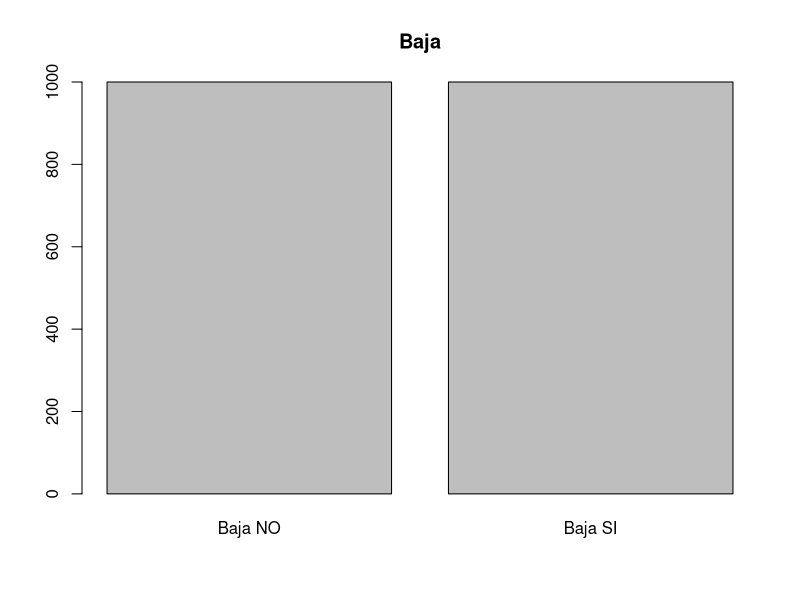
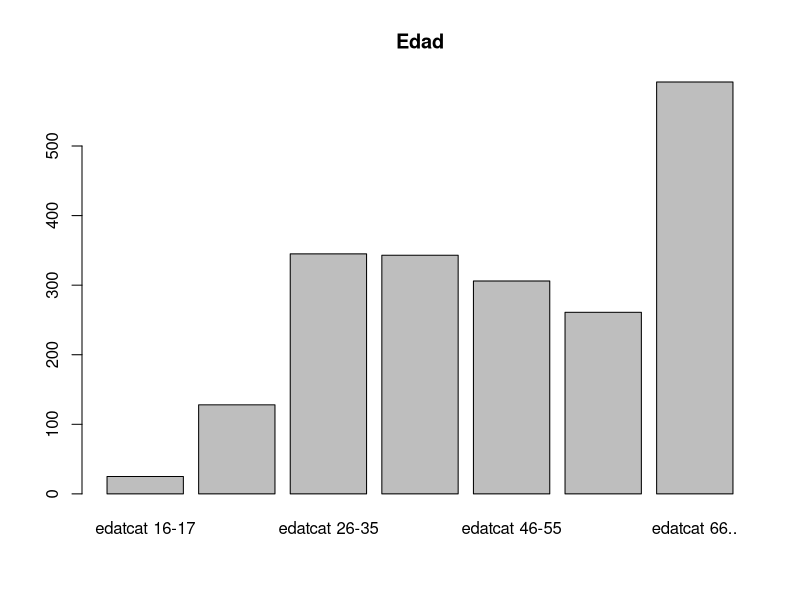
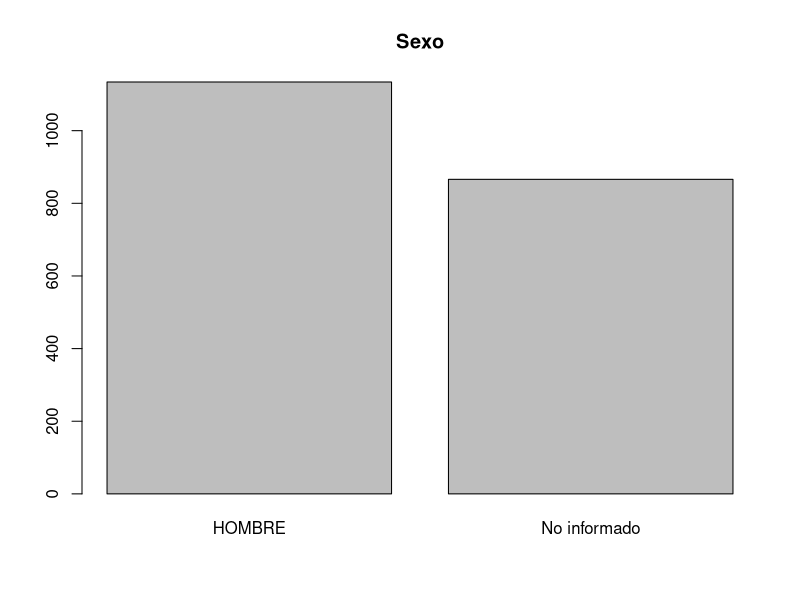
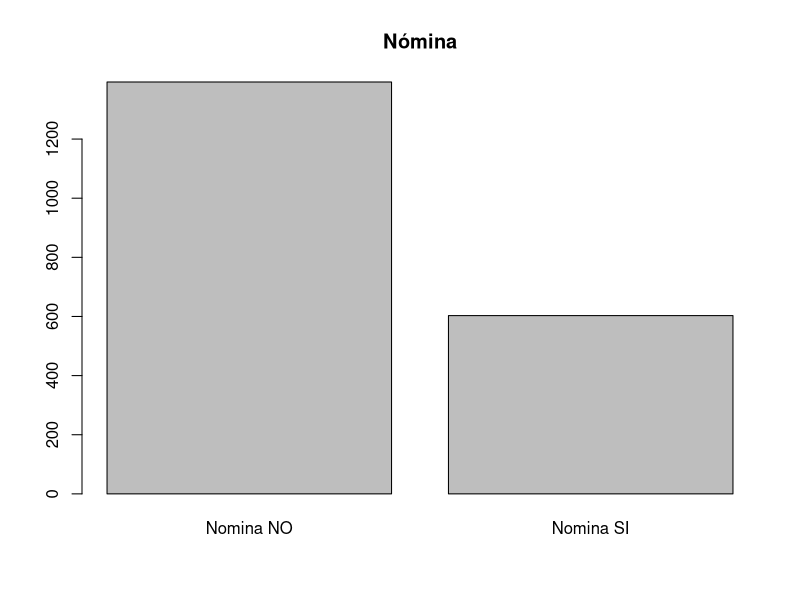
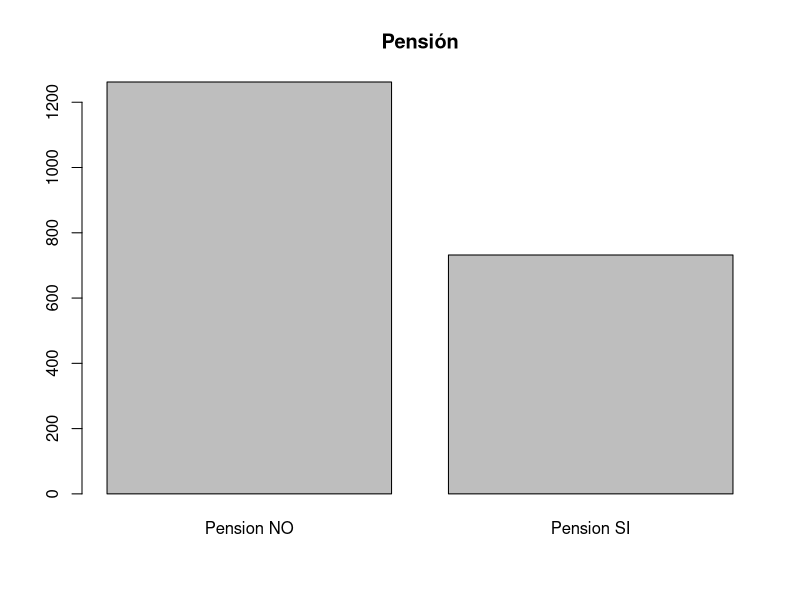
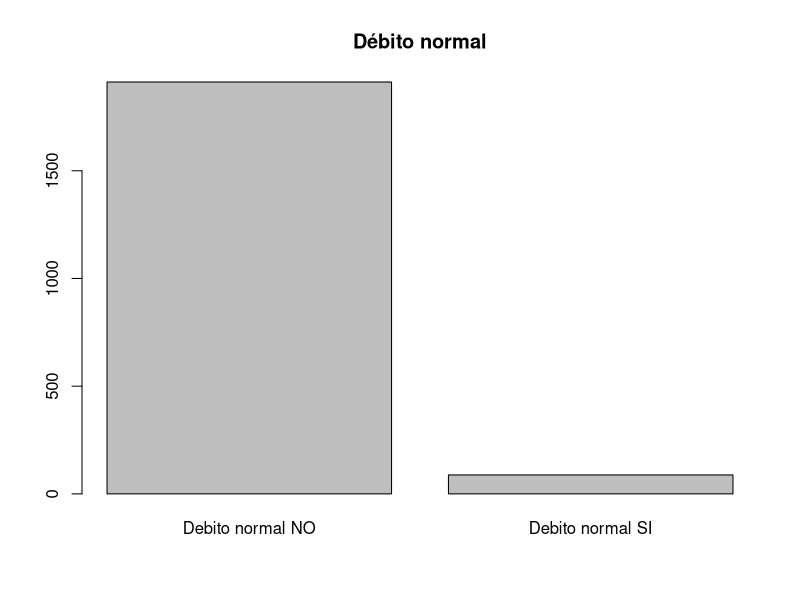
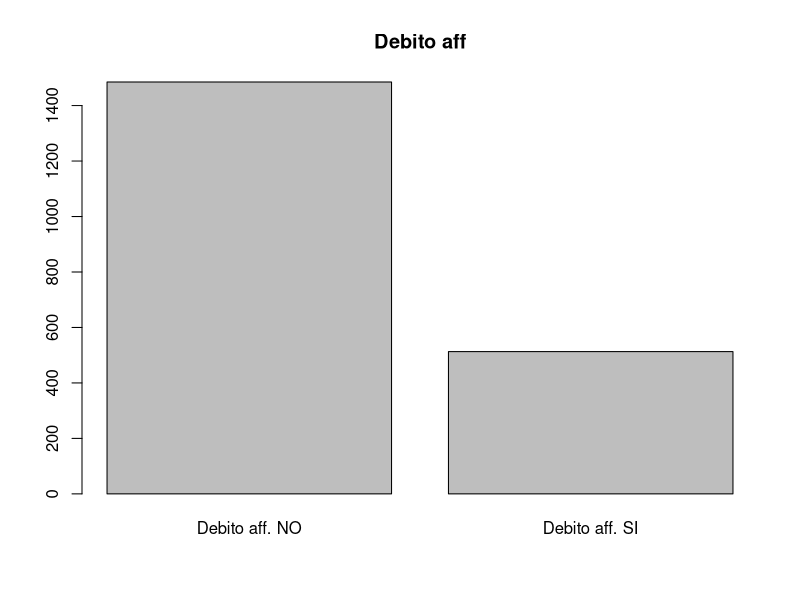
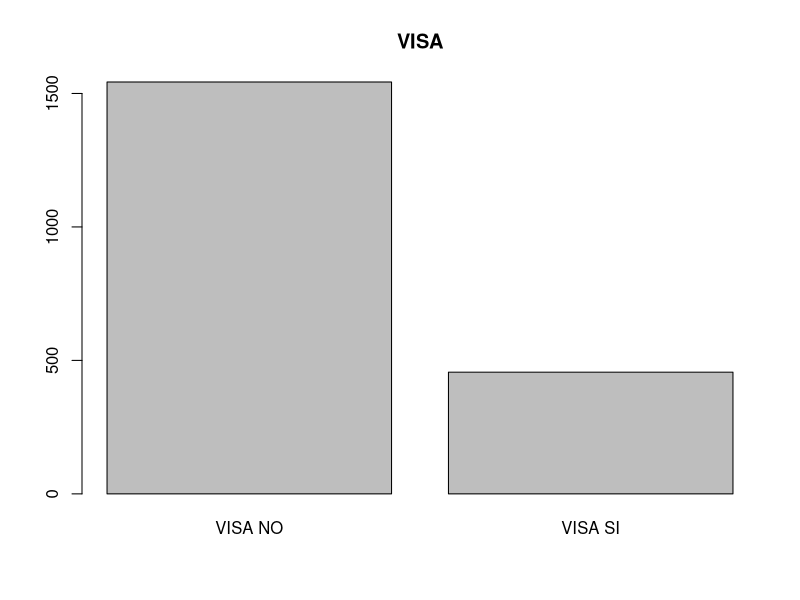

Write R code to recreate these figures, in order.
## ---- chunk 1
#  Reading credsco2.txt
dd = read.table("_repository/credsco2.txt",header=T, check.names = F)

# Dimensions and summary of data
dim(dd)
summary(dd)

#Libraries
library(FactoMineR)
## ---- chunk 2
data = read.table("_repository/churn.txt",header=T)
summary(data)
## ---- chunk 3
#Variables categóricas
barplot(table(data$Baja), main = "Baja")
barplot(table(data$edatcat), main = "Edad")
barplot(table(data$sexo), main = "Sexo")
barplot(table(data$Nomina), main = "Nómina")
barplot(table(data$Pension), main = "Pensión")
barplot(table(data$Debito_normal), main = "Débito normal")
barplot(table(data$Debito_aff), main = "Debito aff")
barplot(table(data$VISA), main = "VISA")
barplot(table(data$VISA_aff), main = "VISA aff")
barplot(table(data$MCard), main = "MCard")
barplot(table(data$Amex), main = "Amex")
barplot(table(data$dif_resid), main = "Cambio de residencia")

#Variables contínuas
hist(data$antig, main = "Antiguedad")
hist(data$Total_activo, main = "Activo total")
hist(data$Total_Plazo, main = "Plazo total")
hist(data$Total_Inversion, main = "Inversión total")
hist(data$Total_Seguros, main = "Seguros total")
hist(data$Total_Vista, main = "Vista total")
hist(data$oper_caj_Libreta, main = "Operaciones en cajero")
hist(data$oper_ven_Libreta, main = "Operaciones en ventanilla")
hist(data$dif_CC, main = "Diff Cuenta Corriente")
hist(data$dif_Libreta, main = "Diff Libreta")
hist(data$dif_Plazo, main = "Diff Plazo")
hist(data$dif_Ahorro, main = "Diff Ahorro")
hist(data$dif_Largo_plazo, main = "Diff largo Plazo")
hist(data$dif_Fondos_inv, main = "Diff Fondos de inversión")
hist(data$dif_Seguros, main = "Diff Seguros")
hist(data$dif_Planes_pension, main = "Diff Planes de pensión")
hist(data$dif_Hipoteca, main = "Diff Hipoteca")
hist(data$dif_Seguros, main = "Diff Seguros")
hist(data$dif_Prest_personales, main = "Diff Préstamos personales")
## ---- chunk 4
profiling = catdes(data, num.var=1, proba = 0.01)
profiling
#plot(profiling, barplot=T)

## ---- chunk 5

## ---- chunk 6
